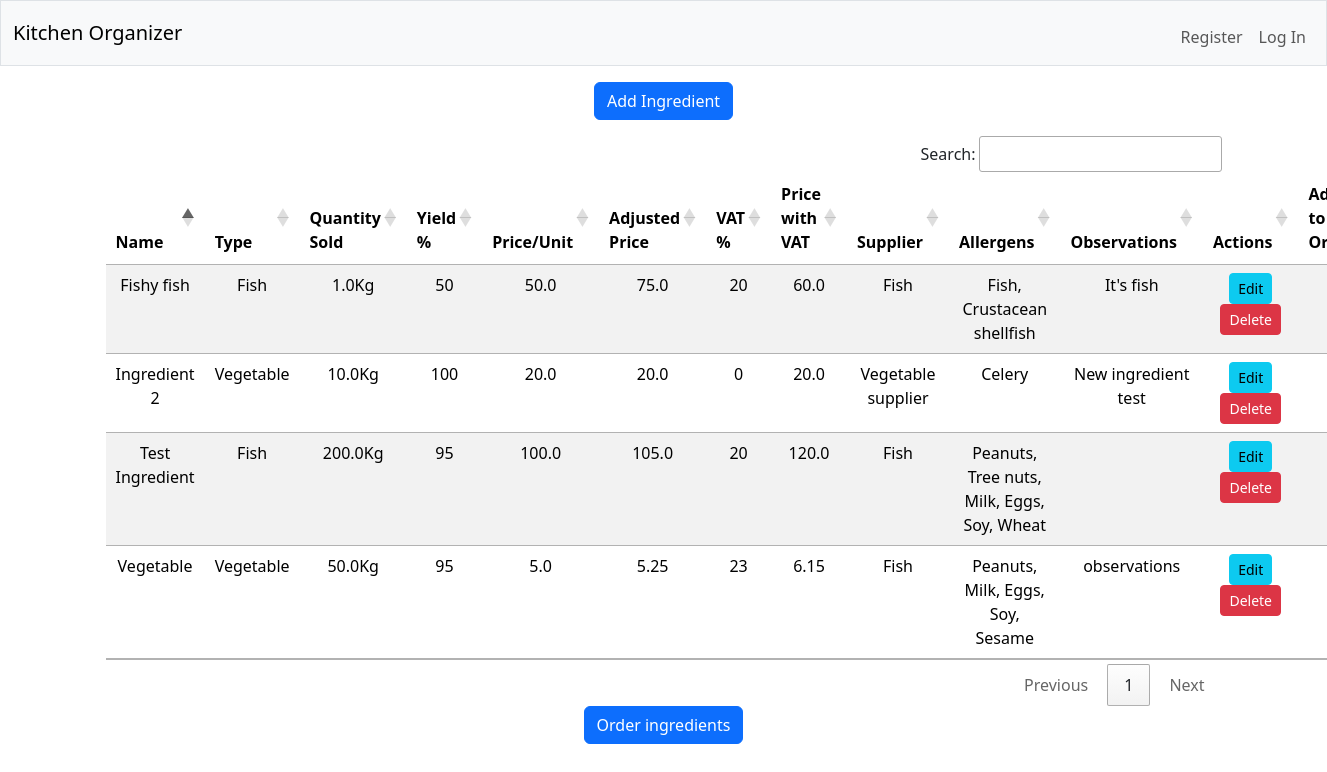
/ingredients, run on the app's committed database.
### tables this page shows
CREATE TABLE ingredients (id INTEGER PRIMARY KEY, name TEXT, type INTEGER, quantity REAL, unit TEXT, yield INTEGER, price_unit REAL, adjusted_price REAL, vat_percentage INTEGER, price_with_vat REAL, supplier INTEGER, allergens TEXT, obs TEXT, adjusted_price_with_vat REAL);

CREATE TABLE ingredient_types (id INTEGER PRIMARY KEY, name TEXT, date_created TIMESTAMP DEFAULT CURRENT_TIMESTAMP, last_updated TIMESTAMP DEFAULT CURRENT_TIMESTAMP);

CREATE TABLE suppliers (id INTEGER PRIMARY KEY, name TEXT, contact_person TEXT, phone TEXT,  email TEXT, obs TEXT);

### app.py (the view)
@app.route("/ingredients", methods=["GET", "POST"])
def ingredients():
    if request.method == "POST":
        data = request.form
        allergens = json.dumps(data.getlist('allergens'))
        if data['is_edit'] == 'True':
            db.execute(
                "UPDATE ingredients SET name = ?, type = ?, quantity = ?, unit = ?, yield = ?, price_unit = ?, adjusted_price = ?, vat_percentage = ?, price_with_vat = ?, supplier = ?, allergens = ?, adjusted_price_with_vat = ?, obs = ? WHERE id = ?",
                data.get('name'), data.get('type'), data.get('quantity'), data.get('unit'), data.get('yield'), data.get('price_unit'), data.get('adjusted_price'), data.get('vat_percentage'), data.get('price_with_vat'), data.get('supplier'), allergens, data.get('adjusted_price_with_vat'), data.get('obs'), data.get('id')
            )
            return redirect("/ingredients")
        else:
            insert = db.execute(
                "INSERT INTO ingredients (name, type, quantity, unit, yield, price_unit, adjusted_price, vat_percentage, price_with_vat, supplier, allergens, adjusted_price_with_vat, obs) VALUES (?, ?, ?, ?, ?, ?, ?, ?, ?, ?, ?, ?, ?)",
                data.get('name'), data.get('type'), data.get('quantity'), data.get('unit'), data.get('yield'), data.get('price_unit'), data.get('adjusted_price'), data.get('vat_percentage'),
                data.get('price_with_vat'), data.get('supplier'), allergens, data.get('adjusted_price_with_vat'), data.get('obs')
            )
            return redirect("/ingredients")
    else:
        user = session.get("user_id")
        ingredients_list = db.execute (
            "SELECT i.*, t.name AS type_name, s.name AS supplier_name FROM ingredients AS i JOIN ingredient_types AS t ON i.type = t.id JOIN suppliers AS s ON i.supplier = s.id"
        )
        for ingredient in ingredients_list:
            ingredient['allergens'] = json.loads(ingredient['allergens'])
        return render_template("ingredients.html", ingredients_list=ingredients_list)

### app.py (called while the page is built)
@app.after_request
def after_request(response):
    response.headers["Cache-Control"] = "no-cache, no-store, must-revalidate"
    response.headers["Expires"] = 0
    response.headers["Pragma"] = "no-cache"
    return response

### templates/ingredients.html (shortened to what this page needs)
{% extends "layout.html" %}
{% block main %}
<div class="mb-3">
    <form action="/add_ingredient" method="get">
        <button class="btn btn-primary">Add Ingredient</button>
    </form>
</div>
<div class="mb-3">
    <form action="/order_ingredients" method="post">
        <table class="table table-striped" id="ingredient_table">
            <thead>
            <tr>
                <th scope="col">Name</th>
                <th scope="col">Type</th>
                <th scope="col">Quantity Sold</th>
                <th scope="col">Yield %</th>
                <th scope="col">Price/Unit</th>
                <th scope="col">Adjusted Price</th>
                <th scope="col">VAT %</th>
                <th scope="col">Price with VAT</th>
                <th scope="col">Supplier</th>
                <th scope="col">Allergens</th>
                <th scope="col">Observations</th>
                <th scope="col">Actions</th>
                <th scope="col">Add to Order</th>
            </tr>
            </thead>
            <tbody>
                {% for ingredient in ingredients_list %}
                    <tr>
                        <td>{{ingredient.name}}</td>
                        <td>{{ingredient.type_name}}</td>
                        <td>{{ingredient.quantity}}{{ingredient.unit}}</td>
                        <td>{{ingredient.yield}}</td>
                        <td>{{ingredient.price_unit}}</td>
                        <td>{{ingredient.adjusted_price}}</td>
                        <td>{{ingredient.vat_percentage}}</td>
                        <td>{{ingredient.price_with_vat}}</td>
                        <td>{{ingredient.supplier_name}}</td>
                        <td>{{ingredient.allergens | join(", ")}}</td>
                        <td>{{ingredient.obs}}</td>
                        <td><a href="/add_ingredient?id={{ingredient.id}}" class="btn btn-info btn-sm">Edit</a><a href="/add_ingredient?id={{ingredient.id}}&delete=true" class="btn btn-danger btn-sm" onclick="return confirm('Are you sure you want to delete?')">Delete</a></td>
                        <td><input type="checkbox" name="ingredients" value="{{ingredient.id}}"></td>
                    </tr>
                {% endfor %}
            </tbody>
        </table>
        <button type="submit" class="btn btn-primary">Order ingredients</button>
    </form>
</div>
{% endblock %}

### templates/layout.html (shortened to what this page needs)
<!DOCTYPE html>
<html lang="en">
    <head>
        <link href="https://cdn.jsdelivr.net/npm/bootstrap@5.3.3/dist/css/bootstrap.min.css" rel="stylesheet">
        <link rel="stylesheet" type="text/css" href="https://cdn.datatables.net/1.11.5/css/jquery.dataTables.css">
    </head>
    <body>
        <nav class="bg-light border navbar navbar-expand-md navbar-light no-print">
            <div class="container-fluid">
                <a class="navbar-brand" href="/">Kitchen Organizer</a>
                <div class="collapse navbar-collapse" id="navbar">
                    {% if session["user_id"] %}
                        <ul class="navbar-nav me-auto mt-2">
                            <li class="nav-item"><a class="nav-link" href="/ingredients">Ingredients</a></li>
                            <li class="nav-item"><a class="nav-link" href="/recipes">Recipes</a></li>
                            <li class="nav-item"><a class="nav-link" href="/suppliers">Suppliers</a></li>
                            <li class="nav-item"><a class="nav-link" href="/ingredient_types">Ingredient Types</a></li>
                            <li class="nav-item"><a class="nav-link" href="/orders">Orders</a></li>
                        </ul>
                        <ul class="navbar-nav ms-auto mt-2">
                            <li class="nav-item"><a class="nav-link" href="/logout">Log Out</a></li>
                        </ul>
                    {% else %}
                        <ul class="navbar-nav ms-auto mt-2">
                            <li class="nav-item"><a class="nav-link" href="/register">Register</a></li>
                            <li class="nav-item"><a class="nav-link" href="/login">Log In</a></li>
                        </ul>
                    {% endif %}
                </div>
            </div>
        </nav>
        <main class="container py-3 text-center">
            {% block main %}{% endblock %}
        </main>
    </body>
</html>

### data on the page
ingredients: name "Test Ingredient", type_name "Fish", quantity "200.0", unit "Kg", yield "95", price_unit "100.0", adjusted_price "105.0", vat_percentage "20", price_with_vat "120.0", supplier_name "Fish", allergens "Peanuts, Tree nuts, Milk, Eggs, Soy, Wheat"
ingredients: name "Ingredient 2", type_name "Vegetable", quantity "10.0", unit "Kg", yield "100", price_unit "20.0", adjusted_price "20.0", vat_percentage "0", price_with_vat "20.0", supplier_name "Vegetable supplier", allergens "Celery", obs "New ingredient test"
ingredients: name "Fishy fish", type_name "Fish", quantity "1.0", unit "Kg", yield "50", price_unit "50.0", adjusted_price "75.0", vat_percentage "20", price_with_vat "60.0", supplier_name "Fish", allergens "Fish, Crustacean shellfish", obs "It's fish"
ingredients: name "Vegetable", type_name "Vegetable", quantity "50.0", unit "Kg", yield "95", price_unit "5.0", adjusted_price "5.25", vat_percentage "23", price_with_vat "6.15", supplier_name "Fish", allergens "Peanuts, Milk, Eggs, Soy, Sesame", obs "observations"
